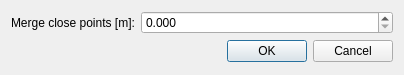
<?xml version="1.0" encoding="UTF-8"?>
<ui version="4.0">
 <class>RoomParamDialog</class>
 <widget class="QDialog" name="RoomParamDialog">
  <property name="geometry">
   <rect>
    <x>0</x>
    <y>0</y>
    <width>404</width>
    <height>75</height>
   </rect>
  </property>
  <property name="windowTitle">
   <string>Dialog</string>
  </property>
  <layout class="QGridLayout" name="gridLayout">
   <item row="0" column="3">
    <widget class="QLabel" name="label_merge_max_proximity">
     <property name="text">
      <string>Merge close points [m]:</string>
     </property>
    </widget>
   </item>
   <item row="0" column="7">
    <widget class="QDoubleSpinBox" name="doubleSpinBox_merge_max_proximity">
     <property name="minimumSize">
      <size>
       <width>50</width>
       <height>0</height>
      </size>
     </property>
     <property name="maximumSize">
      <size>
       <width>16777215</width>
       <height>16777215</height>
      </size>
     </property>
     <property name="layoutDirection">
      <enum>Qt::LeftToRight</enum>
     </property>
     <property name="alignment">
      <set>Qt::AlignLeading|Qt::AlignLeft|Qt::AlignVCenter</set>
     </property>
     <property name="decimals">
      <number>3</number>
     </property>
     <property name="minimum">
      <double>0.000000000000000</double>
     </property>
     <property name="maximum">
      <double>1000.000000000000000</double>
     </property>
    </widget>
   </item>
   <item row="1" column="7">
    <widget class="QDialogButtonBox" name="buttonBox">
     <property name="orientation">
      <enum>Qt::Horizontal</enum>
     </property>
     <property name="standardButtons">
      <set>QDialogButtonBox::Cancel|QDialogButtonBox::Ok</set>
     </property>
    </widget>
   </item>
  </layout>
 </widget>
 <resources/>
 <connections>
  <connection>
   <sender>buttonBox</sender>
   <signal>accepted()</signal>
   <receiver>RoomParamDialog</receiver>
   <slot>accept()</slot>
   <hints>
    <hint type="sourcelabel">
     <x>20</x>
     <y>20</y>
    </hint>
    <hint type="destinationlabel">
     <x>20</x>
     <y>20</y>
    </hint>
   </hints>
  </connection>
  <connection>
   <sender>buttonBox</sender>
   <signal>rejected()</signal>
   <receiver>RoomParamDialog</receiver>
   <slot>reject()</slot>
   <hints>
    <hint type="sourcelabel">
     <x>20</x>
     <y>20</y>
    </hint>
    <hint type="destinationlabel">
     <x>20</x>
     <y>20</y>
    </hint>
   </hints>
  </connection>
 </connections>
</ui>
